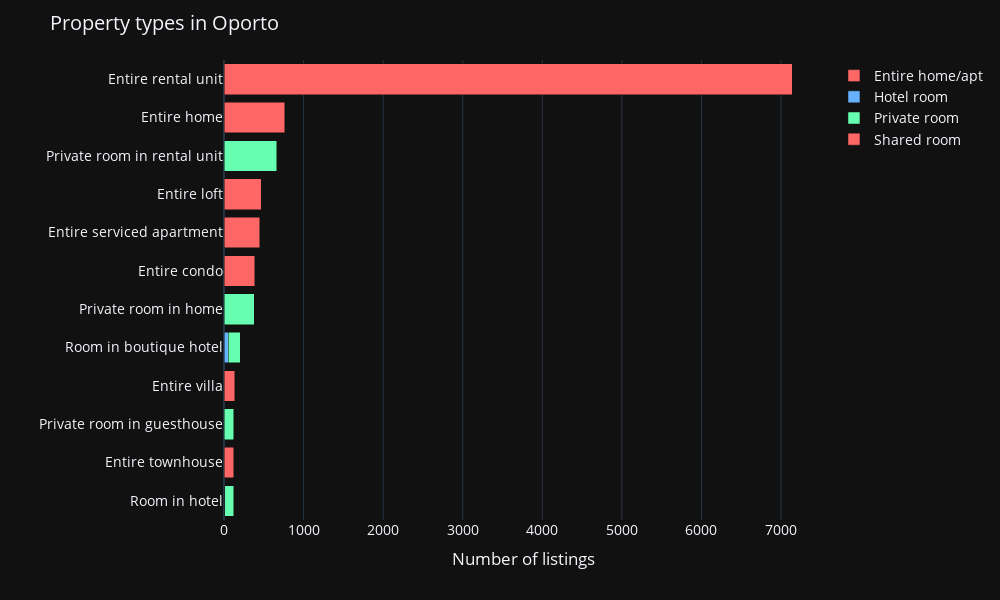

Write notebook code for a chart like this one.
### Markdown cell above
_Sin embargo, muchos de esos tipos de propiedades tienen muy pocos listados en Ámsterdam. En la figura a continuación, solo mostramos tipos de propiedades con al menos 100 listados. Como podemos ver, la gran mayoría de las propiedades en Ámsterdam son apartamentos._

### Code cell
prop = df_distancia.groupby(['property_type','room_type']).room_type.count()
prop = prop.unstack()
prop['total'] = prop.iloc[:,0:3].sum(axis = 1)
prop = prop.sort_values(by=['total'])
prop = prop[prop['total']>=100]
prop = prop.drop(columns=['total'])

fig = px.bar(prop, barmode='stack', orientation='h',
             color_discrete_sequence=["rgb(255, 102, 102)", "rgb(102, 178, 255)", "rgb(102, 255, 178)"],
             width=1000, height=600)
fig.update_layout(title='Property types in Oporto', xaxis_title='Number of listings', yaxis_title='',
                  legend_title='', font=dict(size=14), template='plotly_dark')
fig.show()

### Figure 1 — Plotly figure (JSON) as saved in the notebook; plotly's stock layout.template omitted (floating-point values rounded to 4 significant figures)
{"data": [{"alignmentgroup": "True", "hovertemplate": "room_type=Entire home/apt<br>value=%{x}<br>property_type=%{y}<extra></extra>", "legendgroup": "Entire home/apt", "marker": {"color": "rgb(255, 102, 102)", "pattern": {"shape": ""}}, "name": "Entire home/apt", "offsetgroup": "Entire home/apt", "orientation": "h", "showlegend": true, "textposition": "auto", "type": "bar", "x": [null, 122, null, 132, null, null, 384, 447, 469, null, 765, 7139], "xaxis": "x", "y": ["Room in hotel", "Entire townhouse", "Private room in guesthouse", "Entire villa", "Room in boutique hotel", "Private room in home", "Entire condo", "Entire serviced apartment", "Entire loft", "Private room in rental unit", "Entire home", "Entire rental unit"], "yaxis": "y"}, {"alignmentgroup": "True", "hovertemplate": "room_type=Hotel room<br>value=%{x}<br>property_type=%{y}<extra></extra>", "legendgroup": "Hotel room", "marker": {"color": "rgb(102, 178, 255)", "pattern": {"shape": ""}}, "name": "Hotel room", "offsetgroup": "Hotel room", "orientation": "h", "showlegend": true, "textposition": "auto", "type": "bar", "x": [9, null, null, null, 51, null, null, null, null, null, null, null], "xaxis": "x", "y": ["Room in hotel", "Entire townhouse", "Private room in guesthouse", "Entire villa", "Room in boutique hotel", "Private room in home", "Entire condo", "Entire serviced apartment", "Entire loft", "Private room in rental unit", "Entire home", "Entire rental unit"], "yaxis": "y"}, {"alignmentgroup": "True", "hovertemplate": "room_type=Private room<br>value=%{x}<br>property_type=%{y}<extra></extra>", "legendgroup": "Private room", "marker": {"color": "rgb(102, 255, 178)", "pattern": {"shape": ""}}, "name": "Private room", "offsetgroup": "Private room", "orientation": "h", "showlegend": true, "textposition": "auto", "type": "bar", "x": [111, null, 125, null, 151, 379, null, null, null, 663, null, null], "xaxis": "x", "y": ["Room in hotel", "Entire townhouse", "Private room in guesthouse", "Entire villa", "Room in boutique hotel", "Private room in home", "Entire condo", "Entire serviced apartment", "Entire loft", "Private room in rental unit", "Entire home", "Entire rental unit"], "yaxis": "y"}, {"alignmentgroup": "True", "hovertemplate": "room_type=Shared room<br>value=%{x}<br>property_type=%{y}<extra></extra>", "legendgroup": "Shared room", "marker": {"color": "rgb(255, 102, 102)", "pattern": {"shape": ""}}, "name": "Shared room", "offsetgroup": "Shared room", "orientation": "h", "showlegend": true, "textposition": "auto", "type": "bar", "x": [null, null, null, null, null, null, null, null, null, null, null, null], "xaxis": "x", "y": ["Room in hotel", "Entire townhouse", "Private room in guesthouse", "Entire villa", "Room in boutique hotel", "Private room in home", "Entire condo", "Entire serviced apartment", "Entire loft", "Private room in rental unit", "Entire home", "Entire rental unit"], "yaxis": "y"}], "layout": {"barmode": "stack", "font": {"size": 14}, "height": 600, "legend": {"title": {"text": ""}, "tracegroupgap": 0}, "margin": {"t": 60}, "title": {"text": "Property types in Oporto"}, "width": 1000, "xaxis": {"anchor": "y", "domain": [0, 1], "title": {"text": "Number of listings"}}, "yaxis": {"anchor": "x", "domain": [0, 1], "title": {"text": ""}}}}
